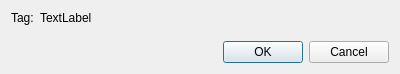
<?xml version="1.0" encoding="UTF-8"?>
<ui version="4.0">
 <class>DeleteTagDialog</class>
 <widget class="QDialog" name="DeleteTagDialog">
  <property name="geometry">
   <rect>
    <x>0</x>
    <y>0</y>
    <width>400</width>
    <height>74</height>
   </rect>
  </property>
  <property name="windowTitle">
   <string>Delete Tag</string>
  </property>
  <layout class="QVBoxLayout" name="verticalLayout">
   <item>
    <layout class="QHBoxLayout" name="horizontalLayout" stretch="0,1">
     <item>
      <widget class="QLabel" name="label_2">
       <property name="text">
        <string>Tag:</string>
       </property>
      </widget>
     </item>
     <item>
      <widget class="QLabel" name="tagLabel">
       <property name="text">
        <string>TextLabel</string>
       </property>
      </widget>
     </item>
    </layout>
   </item>
   <item>
    <spacer name="verticalSpacer">
     <property name="orientation">
      <enum>Qt::Vertical</enum>
     </property>
     <property name="sizeHint" stdset="0">
      <size>
       <width>20</width>
       <height>40</height>
      </size>
     </property>
    </spacer>
   </item>
   <item>
    <widget class="QDialogButtonBox" name="buttonBox">
     <property name="orientation">
      <enum>Qt::Horizontal</enum>
     </property>
     <property name="standardButtons">
      <set>QDialogButtonBox::Cancel|QDialogButtonBox::Ok</set>
     </property>
    </widget>
   </item>
  </layout>
 </widget>
 <resources/>
 <connections>
  <connection>
   <sender>buttonBox</sender>
   <signal>accepted()</signal>
   <receiver>DeleteTagDialog</receiver>
   <slot>accept()</slot>
   <hints>
    <hint type="sourcelabel">
     <x>248</x>
     <y>254</y>
    </hint>
    <hint type="destinationlabel">
     <x>157</x>
     <y>274</y>
    </hint>
   </hints>
  </connection>
  <connection>
   <sender>buttonBox</sender>
   <signal>rejected()</signal>
   <receiver>DeleteTagDialog</receiver>
   <slot>reject()</slot>
   <hints>
    <hint type="sourcelabel">
     <x>316</x>
     <y>260</y>
    </hint>
    <hint type="destinationlabel">
     <x>286</x>
     <y>274</y>
    </hint>
   </hints>
  </connection>
 </connections>
</ui>
